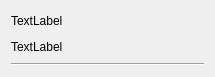
<?xml version="1.0" encoding="UTF-8"?>
<ui version="4.0">
 <class>ChatCell</class>
 <widget class="QFrame" name="ChatCell">
  <property name="geometry">
   <rect>
    <x>0</x>
    <y>0</y>
    <width>215</width>
    <height>77</height>
   </rect>
  </property>
  <property name="cursor">
   <cursorShape>PointingHandCursor</cursorShape>
  </property>
  <property name="windowTitle">
   <string>chat_cell</string>
  </property>
  <layout class="QVBoxLayout" name="verticalLayout">
   <item>
    <widget class="QLabel" name="chat_name_label">
     <property name="text">
      <string>TextLabel</string>
     </property>
    </widget>
   </item>
   <item>
    <widget class="QLabel" name="last_message_label">
     <property name="text">
      <string>TextLabel</string>
     </property>
    </widget>
   </item>
   <item>
    <widget class="Line" name="line">
     <property name="styleSheet">
      <string notr="true">Line
{
	background-color: grey;
}</string>
     </property>
     <property name="orientation">
      <enum>Qt::Orientation::Horizontal</enum>
     </property>
    </widget>
   </item>
  </layout>
 </widget>
 <resources/>
 <connections/>
</ui>
